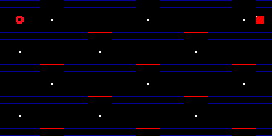

Rendered tile map (Tiled .tmx) drawn with the repository's tilesets; below, a short description and the full map source, tile grids included:
An orthogonal 34x17 tile map with 8x8 px tiles, 1 tile layer (Tile Layer 1) and 4 objects (1, 2, 3, 4).

<map version="1.0" orientation="orthogonal" renderorder="right-down" width="34" height="17" tilewidth="8" tileheight="8" nextobjectid="12">
 <properties>
  <property name="name" value="pacman" />
 </properties>
 <tileset firstgid="1" name="pacman" tilewidth="8" tileheight="8">
  <image source="tileset.png" width="160" height="200" />
 </tileset>
 <layer name="Tile Layer 1" width="34" height="17">
  <properties>
   <property name="texture" value="tileset" />
  </properties>
  <data encoding="csv">
21,21,21,21,21,0,0,0,21,21,21,21,21,21,21,21,21,0,0,0,21,21,21,21,21,21,21,21,21,0,0,0,21,21,
0,0,0,0,0,0,0,0,0,0,0,0,0,0,0,0,0,0,0,0,0,0,0,0,0,0,0,0,0,0,0,0,0,0,
0,0,20,0,0,0,6,0,0,0,0,0,0,0,0,0,0,0,6,0,0,0,0,0,0,0,0,0,0,0,6,0,13,0,
0,0,0,0,0,0,0,0,0,0,0,0,0,0,0,0,0,0,0,0,0,0,0,0,0,0,0,0,0,0,0,0,0,0,
21,21,21,21,21,21,21,21,21,21,21,19,19,19,21,21,21,21,21,21,21,21,21,19,19,19,21,21,21,21,21,21,21,21,
0,0,0,0,0,0,0,0,0,0,0,0,0,0,0,0,0,0,0,0,0,0,0,0,0,0,0,0,0,0,0,0,0,0,
0,0,6,0,0,0,0,0,0,0,0,0,6,0,0,0,0,0,0,0,0,0,0,0,6,0,0,0,0,0,0,0,0,0,
0,0,0,0,0,0,0,0,0,0,0,0,0,0,0,0,0,0,0,0,0,0,0,0,0,0,0,0,0,0,0,0,0,0,
21,21,21,21,21,19,19,19,21,21,21,21,21,21,21,21,21,19,19,19,21,21,21,21,21,21,21,21,21,19,19,19,21,21,
0,0,0,0,0,0,0,0,0,0,0,0,0,0,0,0,0,0,0,0,0,0,0,0,0,0,0,0,0,0,0,0,0,0,
0,0,0,0,0,0,6,0,0,0,0,0,0,0,0,0,0,0,6,0,0,0,0,0,0,0,0,0,0,0,6,0,0,0,
0,0,0,0,0,0,0,0,0,0,0,0,0,0,0,0,0,0,0,0,0,0,0,0,0,0,0,0,0,0,0,0,0,0,
21,21,21,21,21,21,21,21,21,21,21,19,19,19,21,21,21,21,21,21,21,21,21,19,19,19,21,21,21,21,21,21,21,21,
0,0,0,0,0,0,0,0,0,0,0,0,0,0,0,0,0,0,0,0,0,0,0,0,0,0,0,0,0,0,0,0,0,0,
0,0,6,0,0,0,0,0,0,0,0,0,6,0,0,0,0,0,0,0,0,0,0,0,6,0,0,0,0,0,0,0,0,0,
0,0,0,0,0,0,0,0,0,0,0,0,0,0,0,0,0,0,0,0,0,0,0,0,0,0,0,0,0,0,0,0,0,0,
21,21,21,21,21,19,19,19,21,21,21,21,21,21,21,21,21,19,19,19,21,21,21,21,21,21,21,21,21,19,19,19,21,21
</data>
 </layer>
 <objectgroup name="emiters">
  <properties>
   <property name="_type" value="2" />
   <property name="delay" value="5000" />
   <property name="offset" value="4000" />
   <property name="sizex" value="14" />
   <property name="sizey" value="14" />
   <property name="speed" value="40" />
   <property name="speedx" value="15" />
   <property name="speedy" value="15" />
   <property name="texture" value="enemies_14x14" />
  </properties>
  <object id="6" type="1" x="0" y="48">
   <properties>
    <property name="offset" value="5000" />
   </properties>
   <polyline points="0,0 288,0" />
  </object>
  <object id="7" type="2" x="272" y="112">
   <properties>
    <property name="offset" value="2500" />
   </properties>
   <polyline points="0,0 -288,0" />
  </object>
  <object id="8" type="3" x="272" y="16">
   <properties>
    <property name="offset" value="5000" />
   </properties>
   <polyline points="0,0 -290,0" />
  </object>
  <object id="11" type="4" x="0" y="80">
   <properties>
    <property name="offset" value="1000" />
   </properties>
   <polyline points="0,0 288,0" />
  </object>
 </objectgroup>
</map>
